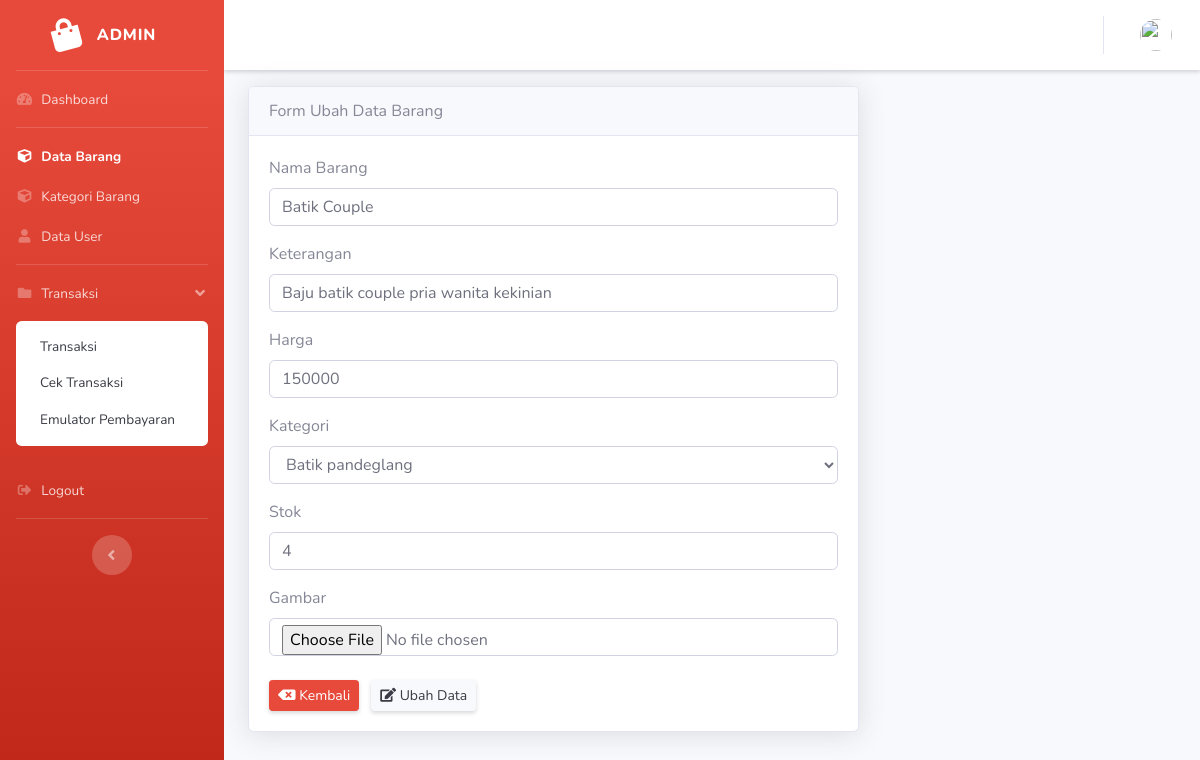
Page /admin/data_barang/edit/7 on the committed database.
### tables this page shows
CREATE TABLE `tb_barang` (
  `id_barang` int(11) NOT NULL,
  `nama_barang` varchar(128) NOT NULL,
  `keterangan` varchar(128) NOT NULL,
  `harga` varchar(128) NOT NULL,
  `id_kategori` int(11) NOT NULL,
  `stok` int(100) NOT NULL,
  `gambar` varchar(128) NOT NULL
);

### application/controllers/admin/Data_barang.php (called while the page is built, shortened)
<?php
class Data_barang extends CI_Controller
{
   public function edit($id_barang)
   {
      $data['title'] = 'Edit';
      $data['user'] = $this->db->get_where('user', ['email' => $this->session->userdata('email')])->row_array();
      $data['barang'] = $this->Model_barang->getById($id_barang);
      $data['kategori'] = $this->db->get('kategori')->result_array();
      $this->form_validation->set_rules('nama_barang', 'Nama Barang', 'required');
      if ($this->form_validation->run() == false) {
         $this->load->view('admin_templates/header', $data);
         $this->load->view('admin_templates/sidebar');
         $this->load->view('admin_templates/topbar', $data);
         $this->load->view('admin/edit_barang', $data);
         $this->load->view('admin_templates/footer');
      }
   }
}

### index.php (called while the page is built, shortened)
<?php
require_once BASEPATH.'core/CodeIgniter.php';

### application/models/Model_barang.php (called while the page is built, shortened)
<?php
class Model_barang extends CI_Model
{
   public function getById($id_barang)
   {
      $query = "SELECT `tb_barang`.*, `kategori`.`nama_kategori`
               FROM `tb_barang` JOIN `kategori`
                ON `tb_barang`.`id_kategori` = `kategori`.`id_kategori`
               WHERE `id_barang` = $id_barang
    ";
      return $this->db->query($query)->row_array();
   }
}

### application/views/admin/edit_barang.php (the view, shortened to what this page needs)
<div class="container">
   <div class="row">
      <div class="col-lg-8">
         <div class="card shadow">
            <div class="card-header">
               Form Ubah Data Barang
            </div>
            <div class="card-body">
               <?= form_open_multipart(); ?>
               <div class="form-group">
                  <label>Nama Barang</label>
                  <input type="text" class="form-control" name="nama_barang" value="<?= $barang['nama_barang']; ?>">
               </div>
               <div class="form-group">
                  <label>Keterangan</label>
                  <input type="text" class="form-control" name="keterangan" value="<?= $barang['keterangan']; ?>">
               </div>
               <div class="form-group">
                  <label>Harga</label>
                  <input type="text" class="form-control" name="harga" value="<?= $barang['harga']; ?>">
               </div>
               <div class="form-group">
                  <label>Kategori</label>
                  <select name="kategori" id="kategori" class="form-control" value="<?= $barang['id_kategori'] ?>">
                     <?php foreach ($kategori as $kat) : ?>
                        <?php if ($kat['id_kategori'] == $barang['id_kategori']) : ?>
                           <option value="<?= $kat['id_kategori'] ?>" selected><?= $kat['nama_kategori'] ?></option>
                        <?php else : ?>
                           <option value="<?= $kat['id_kategori'] ?>"><?= $kat['nama_kategori'] ?></option>
                        <?php endif; ?>
                     <?php endforeach; ?>
                  </select>
               </div>
               <div class="form-group">
                  <label>Stok</label>
                  <input type="text" class="form-control" name="stok" value="<?= $barang['stok']; ?>">
               </div>
               <div class="form-group">
                  <label>Gambar</label>
                  <input type="file" class="form-control" name="gambar" id="gambar" value="<?= $barang['gambar']; ?>">
               </div>
               <div class="mt-4">
                  <a href="<?= base_url('data_barang'); ?>" class="btn btn-sm btn-danger shadow-sm"><i class="fas fa-backspace"></i> Kembali</a>
                  <button type="submit" class="btn btn-sm btn-light shadow-sm ml-2" name="ubah"><i class="fas fa-edit"></i> Ubah Data</button>
               </div>
               </form>
            </div>
         </div>
      </div>
   </div>
</div>

### rows in the picture
tb_barang: nama_barang "Batik Couple", keterangan "Baju batik couple pria wanita kekinian", harga "150000", stok "4"

### other values in the picture
form field kategori "Batik pandeglang"
